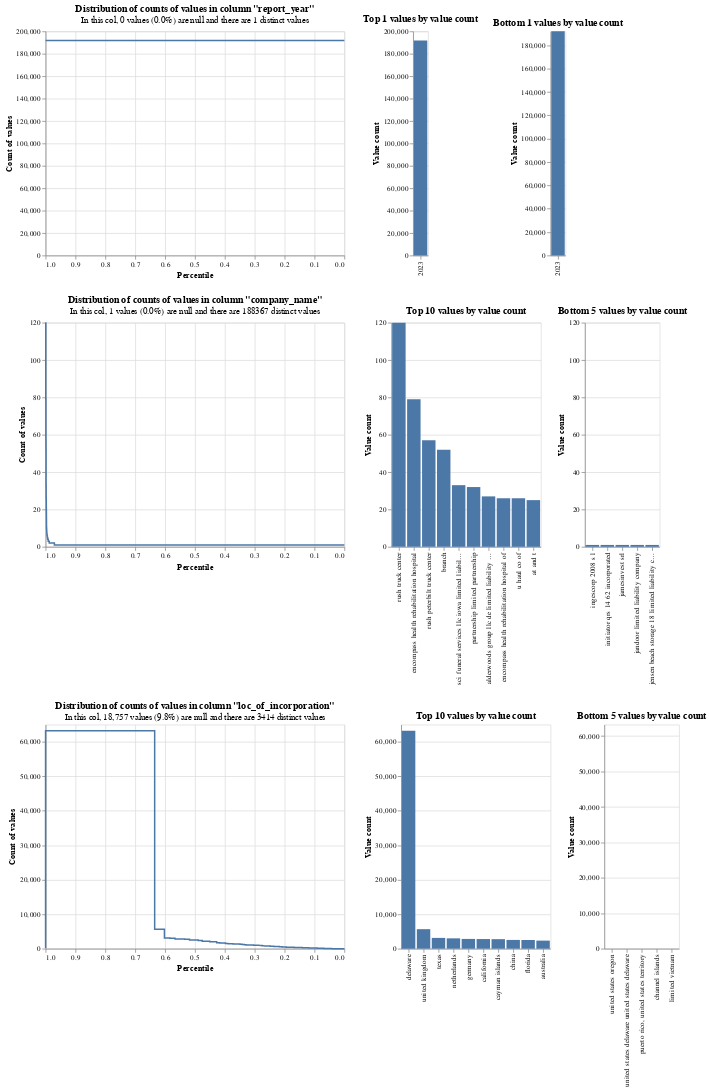

Notebook code cell kept with this figure:
### Markdown cell above
There is strong skew in the location of incorporation field with around 40-50% of the values being Delaware in both datasets. We therefore want to use `term_frequency_adjustments` in our linkage model.

### Code cell
profile_columns(ex21_match_df[match_cols], db_api=DuckDBAPI(), top_n=10, bottom_n=5)

### Figure 1 — Vega-Lite specification as saved in the notebook (floating-point values rounded to 4 significant figures; data arrays with more than 128 entries replaced by an {"elided": "..."} marker saying what was removed)
{"config": {"view": {"continuousWidth": 400, "continuousHeight": 300}}, "vconcat": [{"hconcat": [{"mark": {"type": "line", "interpolate": "step-before"}, "data": {"values": [{"percentile_ex_nulls": 0.0, "percentile_inc_nulls": 0.0, "value_count": 191939, "group_name": "_report_year_", "total_non_null_rows": 191939, "total_rows_inc_nulls": 191939, "sum_tokens_in_value_count_group": 191900.0, "distinct_value_count": 1}, {"percentile_ex_nulls": 1.0, "percentile_inc_nulls": 1.0, "value_count": 191939, "group_name": "_report_year_", "total_non_null_rows": 191939, "total_rows_inc_nulls": 191939, "sum_tokens_in_value_count_group": 191900.0, "distinct_value_count": 1}]}, "encoding": {"tooltip": [{"field": "value_count", "type": "quantitative"}, {"field": "percentile_ex_nulls", "type": "quantitative"}, {"field": "percentile_inc_nulls", "type": "quantitative"}, {"field": "total_non_null_rows", "type": "quantitative"}, {"field": "total_rows_inc_nulls", "type": "quantitative"}], "x": {"field": "percentile_ex_nulls", "sort": "descending", "title": "Percentile", "type": "quantitative"}, "y": {"field": "value_count", "title": "Count of values", "type": "quantitative"}}, "title": {"text": "Distribution of counts of values in column \"report_year\"", "subtitle": "In this col, 0 values (0.0%) are null and there are 1 distinct values"}}, {"mark": "bar", "data": {"values": [{"value_count": 191939, "group_name": "_report_year_", "value": "2023", "total_non_null_rows": 191939, "total_rows_inc_nulls": 191939, "distinct_value_count": 1}]}, "encoding": {"tooltip": [{"field": "value", "type": "nominal"}, {"field": "value_count", "type": "quantitative"}, {"field": "total_non_null_rows", "type": "quantitative"}, {"field": "total_rows_inc_nulls", "type": "quantitative"}], "x": {"field": "value", "sort": "-y", "title": null, "type": "nominal"}, "y": {"field": "value_count", "title": "Value count", "type": "quantitative"}}, "title": "Top 1 values by value count"}, {"mark": "bar", "data": {"values": [{"value_count": 191939, "group_name": "_report_year_", "value": "2023", "total_non_null_rows": 191939, "total_rows_inc_nulls": 191939, "distinct_value_count": 1}]}, "encoding": {"tooltip": [{"field": "value", "type": "nominal"}, {"field": "value_count", "type": "quantitative"}, {"field": "total_non_null_rows", "type": "quantitative"}, {"field": "total_rows_inc_nulls", "type": "quantitative"}], "x": {"field": "value", "sort": "-y", "title": null, "type": "nominal"}, "y": {"field": "value_count", "scale": {"domain": [0, 191939]}, "title": "Value count", "type": "quantitative"}}, "title": "Bottom 1 values by value count"}]}, {"hconcat": [{"mark": {"type": "line", "interpolate": "step-before"}, "data": {"values": [{"percentile_ex_nulls": 0.9994, "percentile_inc_nulls": 0.9994, "value_count": 120, "group_name": "_company_name_", "total_non_null_rows": 191938, "total_rows_inc_nulls": 191939, "sum_tokens_in_value_count_group": 120.0, "distinct_value_count": 188367}, {"percentile_ex_nulls": 0.999, "percentile_inc_nulls": 0.999, "value_count": 79, "group_name": "_company_name_", "total_non_null_rows": 191938, "total_rows_inc_nulls": 191939, "sum_tokens_in_value_count_group": 79.0, "distinct_value_count": 188367}, {"percentile_ex_nulls": 0.9987, "percentile_inc_nulls": 0.9987, "value_count": 57, "group_name": "_company_name_", "total_non_null_rows": 191938, "total_rows_inc_nulls": 191939, "sum_tokens_in_value_count_group": 57.0, "distinct_value_count": 188367}, {"percentile_ex_nulls": 0.9984, "percentile_inc_nulls": 0.9984, "value_count": 52, "group_name": "_company_name_", "total_non_null_rows": 191938, "total_rows_inc_nulls": 191939, "sum_tokens_in_value_count_group": 52.0, "distinct_value_count": 188367}, {"percentile_ex_nulls": 0.9982, "percentile_inc_nulls": 0.9982, "value_count": 33, "group_name": "_company_name_", "total_non_null_rows": 191938, "total_rows_inc_nulls": 191939, "sum_tokens_in_value_count_group": 33.0, "distinct_value_count": 188367}, {"percentile_ex_nulls": 0.9981, "percentile_inc_nulls": 0.9981, "value_count": 32, "group_name": "_company_name_", "total_non_null_rows": 191938, "total_rows_inc_nulls": 191939, "sum_tokens_in_value_count_group": 32.0, "distinct_value_count": 188367}, {"percentile_ex_nulls": 0.9979, "percentile_inc_nulls": 0.9979, "value_count": 27, "group_name": "_company_name_", "total_non_null_rows": 191938, "total_rows_inc_nulls": 191939, "sum_tokens_in_value_count_group": 27.0, "distinct_value_count": 188367}, {"percentile_ex_nulls": 0.9976, "percentile_inc_nulls": 0.9976, "value_count": 26, "group_name": "_company_name_", "total_non_null_rows": 191938, "total_rows_inc_nulls": 191939, "sum_tokens_in_value_count_group": 52.0, "distinct_value_count": 188367}, {"percentile_ex_nulls": 0.9975, "percentile_inc_nulls": 0.9975, "value_count": 25, "group_name": "_company_name_", "total_non_null_rows": 191938, "total_rows_inc_nulls": 191939, "sum_tokens_in_value_count_group": 25.0, "distinct_value_count": 188367}, {"percentile_ex_nulls": 0.9974, "percentile_inc_nulls": 0.9974, "value_count": 21, "group_name": "_company_name_", "total_non_null_rows": 191938, "total_rows_inc_nulls": 191939, "sum_tokens_in_value_count_group": 21.0, "distinct_value_count": 188367}, {"percentile_ex_nulls": 0.9972, "percentile_inc_nulls": 0.9972, "value_count": 20, "group_name": "_company_name_", "total_non_null_rows": 191938, "total_rows_inc_nulls": 191939, "sum_tokens_in_value_count_group": 40.0, "distinct_value_count": 188367}, {"percentile_ex_nulls": 0.9971, "percentile_inc_nulls": 0.9971, "value_count": 18, "group_name": "_company_name_", "total_non_null_rows": 191938, "total_rows_inc_nulls": 191939, "sum_tokens_in_value_count_group": 18.0, "distinct_value_count": 188367}, {"percentile_ex_nulls": 0.9969, "percentile_inc_nulls": 0.9969, "value_count": 15, "group_name": "_company_name_", "total_non_null_rows": 191938, "total_rows_inc_nulls": 191939, "sum_tokens_in_value_count_group": 30.0, "distinct_value_count": 188367}, {"percentile_ex_nulls": 0.9969, "percentile_inc_nulls": 0.9969, "value_count": 14, "group_name": "_company_name_", "total_non_null_rows": 191938, "total_rows_inc_nulls": 191939, "sum_tokens_in_value_count_group": 14.0, "distinct_value_count": 188367}, {"percentile_ex_nulls": 0.9967, "percentile_inc_nulls": 0.9967, "value_count": 11, "group_name": "_company_name_", "total_non_null_rows": 191938, "total_rows_inc_nulls": 191939, "sum_tokens_in_value_count_group": 33.0, "distinct_value_count": 188367}, {"percentile_ex_nulls": 0.9964, "percentile_inc_nulls": 0.9964, "value_count": 10, "group_name": "_company_name_", "total_non_null_rows": 191938, "total_rows_inc_nulls": 191939, "sum_tokens_in_value_count_group": 60.0, "distinct_value_count": 188367}, {"percentile_ex_nulls": 0.9961, "percentile_inc_nulls": 0.9961, "value_count": 9, "group_name": "_company_name_", "total_non_null_rows": 191938, "total_rows_inc_nulls": 191939, "sum_tokens_in_value_count_group": 63.0, "distinct_value_count": 188367}, {"percentile_ex_nulls": 0.9958, "percentile_inc_nulls": 0.9958, "value_count": 8, "group_name": "_company_name_", "total_non_null_rows": 191938, "total_rows_inc_nulls": 191939, "sum_tokens_in_value_count_group": 56.0, "distinct_value_count": 188367}, {"percentile_ex_nulls": 0.9951, "percentile_inc_nulls": 0.9951, "value_count": 7, "group_name": "_company_name_", "total_non_null_rows": 191938, "total_rows_inc_nulls": 191939, "sum_tokens_in_value_count_group": 133.0, "distinct_value_count": 188367}, {"percentile_ex_nulls": 0.9941, "percentile_inc_nulls": 0.9941, "value_count": 6, "group_name": "_company_name_", "total_non_null_rows": 191938, "total_rows_inc_nulls": 191939, "sum_tokens_in_value_count_group": 192.0, "distinct_value_count": 188367}, {"percentile_ex_nulls": 0.9929, "percentile_inc_nulls": 0.9929, "value_count": 5, "group_name": "_company_name_", "total_non_null_rows": 191938, "total_rows_inc_nulls": 191939, "sum_tokens_in_value_count_group": 220.0, "distinct_value_count": 188367}, {"percentile_ex_nulls": 0.9911, "percentile_inc_nulls": 0.9911, "value_count": 4, "group_name": "_company_name_", "total_non_null_rows": 191938, "total_rows_inc_nulls": 191939, "sum_tokens_in_value_count_group": 344.0, "distinct_value_count": 188367}, {"percentile_ex_nulls": 0.9878, "percentile_inc_nulls": 0.9878, "value_count": 3, "group_name": "_company_name_", "total_non_null_rows": 191938, "total_rows_inc_nulls": 191939, "sum_tokens_in_value_count_group": 648.0, "distinct_value_count": 188367}, {"percentile_ex_nulls": 0.9705, "percentile_inc_nulls": 0.9705, "value_count": 2, "group_name": "_company_name_", "total_non_null_rows": 191938, "total_rows_inc_nulls": 191939, "sum_tokens_in_value_count_group": 3318.0, "distinct_value_count": 188367}, {"percentile_ex_nulls": 0.0, "percentile_inc_nulls": 5.186e-06, "value_count": 1, "group_name": "_company_name_", "total_non_null_rows": 191938, "total_rows_inc_nulls": 191939, "sum_tokens_in_value_count_group": 186300.0, "distinct_value_count": 188367}, {"percentile_ex_nulls": 1.0, "percentile_inc_nulls": 1.0, "value_count": 120, "group_name": "_company_name_", "total_non_null_rows": 191938, "total_rows_inc_nulls": 191939, "sum_tokens_in_value_count_group": 120.0, "distinct_value_count": 188367}]}, "encoding": {"tooltip": [{"field": "value_count", "type": "quantitative"}, {"field": "percentile_ex_nulls", "type": "quantitative"}, {"field": "percentile_inc_nulls", "type": "quantitative"}, {"field": "total_non_null_rows", "type": "quantitative"}, {"field": "total_rows_inc_nulls", "type": "quantitative"}], "x": {"field": "percentile_ex_nulls", "sort": "descending", "title": "Percentile", "type": "quantitative"}, "y": {"field": "value_count", "title": "Count of values", "type": "quantitative"}}, "title": {"text": "Distribution of counts of values in column \"company_name\"", "subtitle": "In this col, 1 values (0.0%) are null and there are 188367 distinct values"}}, {"mark": "bar", "data": {"values": [{"value_count": 120, "group_name": "_company_name_", "value": "rush truck center", "total_non_null_rows": 191938, "total_rows_inc_nulls": 191939, "distinct_value_count": 188367}, {"value_count": 79, "group_name": "_company_name_", "value": "encompass health rehabilitation hospital", "total_non_null_rows": 191938, "total_rows_inc_nulls": 191939, "distinct_value_count": 188367}, {"value_count": 57, "group_name": "_company_name_", "value": "rush peterbilt truck center", "total_non_null_rows": 191938, "total_rows_inc_nulls": 191939, "distinct_value_count": 188367}, {"value_count": 52, "group_name": "_company_name_", "value": "branch", "total_non_null_rows": 191938, "total_rows_inc_nulls": 191939, "distinct_value_count": 188367}, {"value_count": 33, "group_name": "_company_name_", "value": "sci funeral services llc iowa limited liability company", "total_non_null_rows": 191938, "total_rows_inc_nulls": 191939, "distinct_value_count": 188367}, {"value_count": 32, "group_name": "_company_name_", "value": "partnership limited partnership", "total_non_null_rows": 191938, "total_rows_inc_nulls": 191939, "distinct_value_count": 188367}, {"value_count": 27, "group_name": "_company_name_", "value": "alderwoods group llc de limited liability company", "total_non_null_rows": 191938, "total_rows_inc_nulls": 191939, "distinct_value_count": 188367}, {"value_count": 26, "group_name": "_company_name_", "value": "encompass health rehabilitation hospital of", "total_non_null_rows": 191938, "total_rows_inc_nulls": 191939, "distinct_value_count": 188367}, {"value_count": 26, "group_name": "_company_name_", "value": "u haul co of", "total_non_null_rows": 191938, "total_rows_inc_nulls": 191939, "distinct_value_count": 188367}, {"value_count": 25, "group_name": "_company_name_", "value": "at and t", "total_non_null_rows": 191938, "total_rows_inc_nulls": 191939, "distinct_value_count": 188367}]}, "encoding": {"tooltip": [{"field": "value", "type": "nominal"}, {"field": "value_count", "type": "quantitative"}, {"field": "total_non_null_rows", "type": "quantitative"}, {"field": "total_rows_inc_nulls", "type": "quantitative"}], "x": {"field": "value", "sort": "-y", "title": null, "type": "nominal"}, "y": {"field": "value_count", "title": "Value count", "type": "quantitative"}}, "title": "Top 10 values by value count"}, {"mark": "bar", "data": {"values": [{"value_count": 1, "group_name": "_company_name_", "value": "ingescorp 2008 s l", "total_non_null_rows": 191938, "total_rows_inc_nulls": 191939, "distinct_value_count": 188367}, {"value_count": 1, "group_name": "_company_name_", "value": "initiator qrs 14 62 incorporated", "total_non_null_rows": 191938, "total_rows_inc_nulls": 191939, "distinct_value_count": 188367}, {"value_count": 1, "group_name": "_company_name_", "value": "jamesinvest srl", "total_non_null_rows": 191938, "total_rows_inc_nulls": 191939, "distinct_value_count": 188367}, {"value_count": 1, "group_name": "_company_name_", "value": "jandoor limited liability company", "total_non_null_rows": 191938, "total_rows_inc_nulls": 191939, "distinct_value_count": 188367}, {"value_count": 1, "group_name": "_company_name_", "value": "jensen beach storage 18 limited liability company", "total_non_null_rows": 191938, "total_rows_inc_nulls": 191939, "distinct_value_count": 188367}]}, "encoding": {"tooltip": [{"field": "value", "type": "nominal"}, {"field": "value_count", "type": "quantitative"}, {"field": "total_non_null_rows", "type": "quantitative"}, {"field": "total_rows_inc_nulls", "type": "quantitative"}], "x": {"field": "value", "sort": "-y", "title": null, "type": "nominal"}, "y": {"field": "value_count", "scale": {"domain": [0, 120]}, "title": "Value count", "type": "quantitative"}}, "title": "Bottom 5 values by value count"}]}, {"hconcat": [{"mark": {"type": "line", "interpolate": "step-before"}, "data": {"values": {"elided": "206 records"}}, "encoding": {"tooltip": [{"field": "value_count", "type": "quantitative"}, {"field": "percentile_ex_nulls", "type": "quantitative"}, {"field": "percentile_inc_nulls", "type": "quantitative"}, {"field": "total_non_null_rows", "type": "quantitative"}, {"field": "total_rows_inc_nulls", "type": "quantitative"}], "x": {"field": "percentile_ex_nulls", "sort": "descending", "title": "Percentile", "type": "quantitative"}, "y": {"field": "value_count", "title": "Count of values", "type": "quantitative"}}, "title": {"text": "Distribution of counts of values in column \"loc_of_incorporation\"", "subtitle": "In this col, 18,757 values (9.8%) are null and there are 3414 distinct values"}}, {"mark": "bar", "data": {"values": [{"value_count": 63234, "group_name": "_loc_of_incorporation_", "value": "delaware", "total_non_null_rows": 173182, "total_rows_inc_nulls": 191939, "distinct_value_count": 3414}, {"value_count": 5660, "group_name": "_loc_of_incorporation_", "value": "united kingdom", "total_non_null_rows": 173182, "total_rows_inc_nulls": 191939, "distinct_value_count": 3414}, {"value_count": 3129, "group_name": "_loc_of_incorporation_", "value": "texas", "total_non_null_rows": 173182, "total_rows_inc_nulls": 191939, "distinct_value_count": 3414}, {"value_count": 3000, "group_name": "_loc_of_incorporation_", "value": "netherlands", "total_non_null_rows": 173182, "total_rows_inc_nulls": 191939, "distinct_value_count": 3414}, {"value_count": 2830, "group_name": "_loc_of_incorporation_", "value": "germany", "total_non_null_rows": 173182, "total_rows_inc_nulls": 191939, "distinct_value_count": 3414}, {"value_count": 2797, "group_name": "_loc_of_incorporation_", "value": "california", "total_non_null_rows": 173182, "total_rows_inc_nulls": 191939, "distinct_value_count": 3414}, {"value_count": 2763, "group_name": "_loc_of_incorporation_", "value": "cayman islands", "total_non_null_rows": 173182, "total_rows_inc_nulls": 191939, "distinct_value_count": 3414}, {"value_count": 2541, "group_name": "_loc_of_incorporation_", "value": "china", "total_non_null_rows": 173182, "total_rows_inc_nulls": 191939, "distinct_value_count": 3414}, {"value_count": 2525, "group_name": "_loc_of_incorporation_", "value": "florida", "total_non_null_rows": 173182, "total_rows_inc_nulls": 191939, "distinct_value_count": 3414}, {"value_count": 2341, "group_name": "_loc_of_incorporation_", "value": "australia", "total_non_null_rows": 173182, "total_rows_inc_nulls": 191939, "distinct_value_count": 3414}]}, "encoding": {"tooltip": [{"field": "value", "type": "nominal"}, {"field": "value_count", "type": "quantitative"}, {"field": "total_non_null_rows", "type": "quantitative"}, {"field": "total_rows_inc_nulls", "type": "quantitative"}], "x": {"field": "value", "sort": "-y", "title": null, "type": "nominal"}, "y": {"field": "value_count", "title": "Value count", "type": "quantitative"}}, "title": "Top 10 values by value count"}, {"mark": "bar", "data": {"values": [{"value_count": 1, "group_name": "_loc_of_incorporation_", "value": "united states oregon", "total_non_null_rows": 173182, "total_rows_inc_nulls": 191939, "distinct_value_count": 3414}, {"value_count": 1, "group_name": "_loc_of_incorporation_", "value": "united states delaware united states delaware", "total_non_null_rows": 173182, "total_rows_inc_nulls": 191939, "distinct_value_count": 3414}, {"value_count": 1, "group_name": "_loc_of_incorporation_", "value": "puerto rico, united states territory", "total_non_null_rows": 173182, "total_rows_inc_nulls": 191939, "distinct_value_count": 3414}, {"value_count": 1, "group_name": "_loc_of_incorporation_", "value": "channel islands", "total_non_null_rows": 173182, "total_rows_inc_nulls": 191939, "distinct_value_count": 3414}, {"value_count": 1, "group_name": "_loc_of_incorporation_", "value": "limited vietnam", "total_non_null_rows": 173182, "total_rows_inc_nulls": 191939, "distinct_value_count": 3414}]}, "encoding": {"tooltip": [{"field": "value", "type": "nominal"}, {"field": "value_count", "type": "quantitative"}, {"field": "total_non_null_rows", "type": "quantitative"}, {"field": "total_rows_inc_nulls", "type": "quantitative"}], "x": {"field": "value", "sort": "-y", "title": null, "type": "nominal"}, "y": {"field": "value_count", "scale": {"domain": [0, 63234]}, "title": "Value count", "type": "quantitative"}}, "title": "Bottom 5 values by value count"}]}], "$schema": "https://vega.github.io/schema/vega-lite/v5.9.3.json"}
